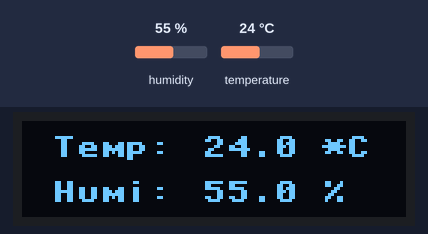
Simulated run of this program. Board: Raspberry Pi Pico running MicroPython. Shown: 128×32 one-colour display. The test bench sets the inputs (shaded band); at power-on: humidity 55 %, temperature 24 °C. What the program prints to the serial console is not drawn.

Above: at 2.6 s.
2.7 s: humidity set to 22 %
At 4.9 s:
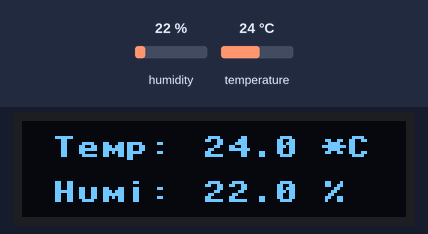
5.5 s: temperature set to 12 °C
At 8.7 s:
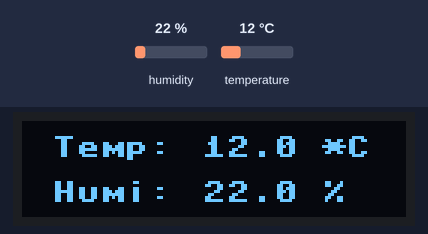
9.6 s: humidity set to 40 %
At 12.5 s:
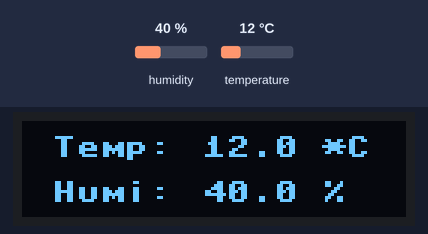
13.6 s: temperature set to 19 °C
At 17.5 s:
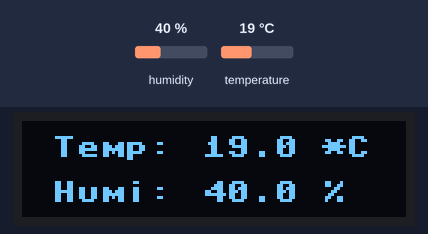
Timing chart, 0 to 18.7 s (numbered marks = the images above; inputs shaded):
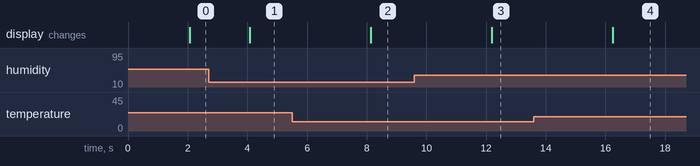

The program:

PICO_DHT11.py
```python
from machine import Pin, I2C, UART, ADC
from ssd1306 import SSD1306_I2C
import utime as time
from dht import DHT11, InvalidChecksum
#import DHT11
i2c = I2C(0, scl=Pin(13), sda=Pin(12), freq=200000)       # Init I2C using pins GP8 & GP9 (default I2C0 pins)
print("I2C Address      : "+hex(i2c.scan()[0]).upper())   # Display device address
print("I2C Configuration: "+str(i2c))                     # Display I2C config

pin = Pin(28, Pin.OUT, Pin.PULL_UP)
oled = SSD1306_I2C(128, 32, i2c)                 # Init oled display
sensor = DHT11(pin)

while True:
    time.sleep(1)
    t  = (sensor.temperature)
    h = (sensor.humidity)
    print("Temperature: {}".format(t))
    print("Humidity: {}".format(h))
    # Clear the oled display in case it has junk on it.
    oled.fill(0)

    oled.text("Temp: ",10,5)
    oled.text(str(sensor.temperature),60,5)
    oled.text("*C",100,5)

    oled.text("Humi: ",10,20)
    oled.text(str(sensor.humidity),60,20)
    oled.text("%",100,20)
    time.sleep(1)
    oled.show()
```

Measured:
- after the input at 2.7 s, the display: changes after 1.4 s (image 1)
- after the input at 5.5 s, the display: changes after 2.6 s (image 2)
- after the input at 9.6 s, the display: changes after 2.6 s (image 3)
- after the input at 13.6 s, the display: changes after 2.6 s (image 4)
